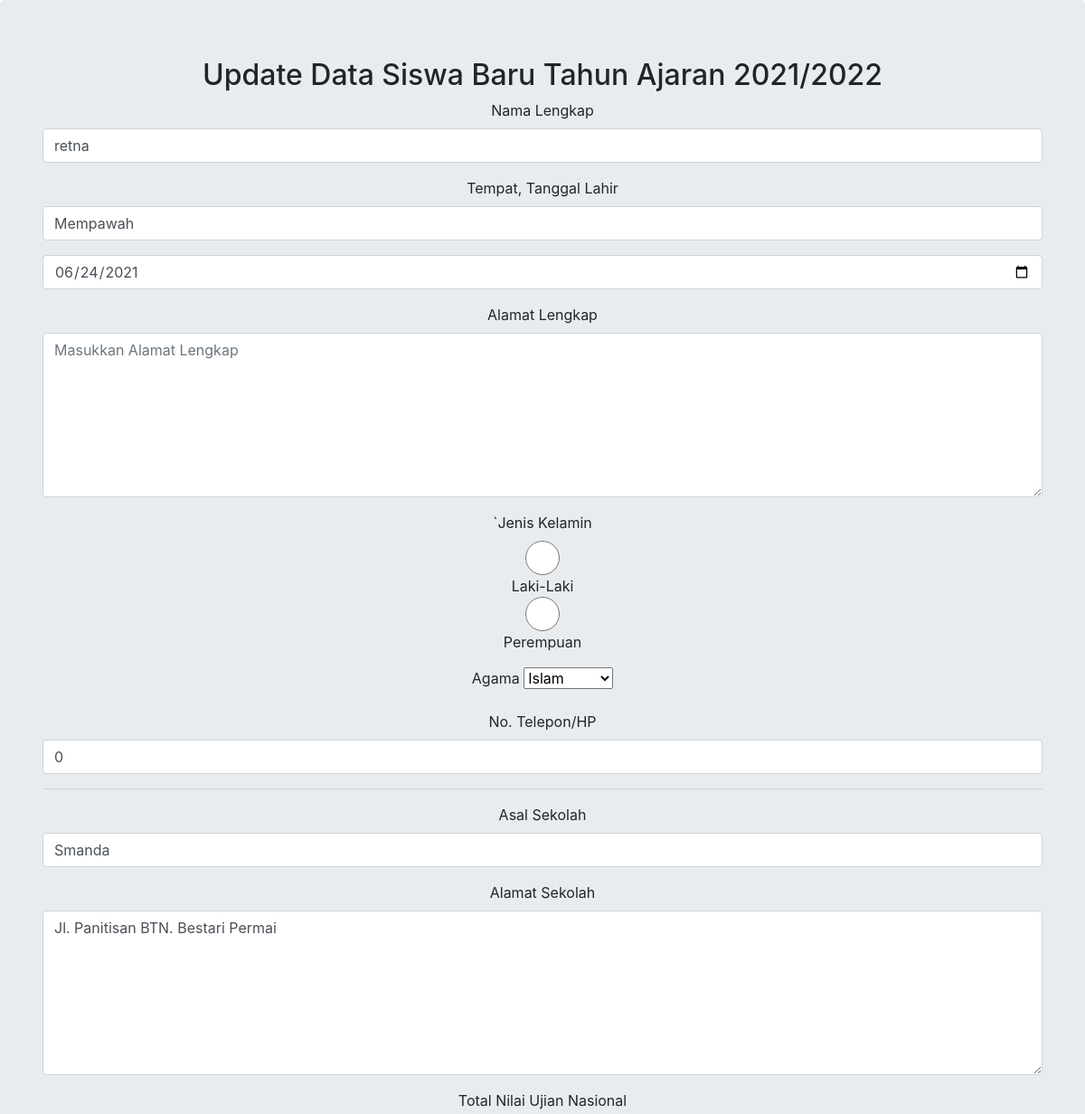
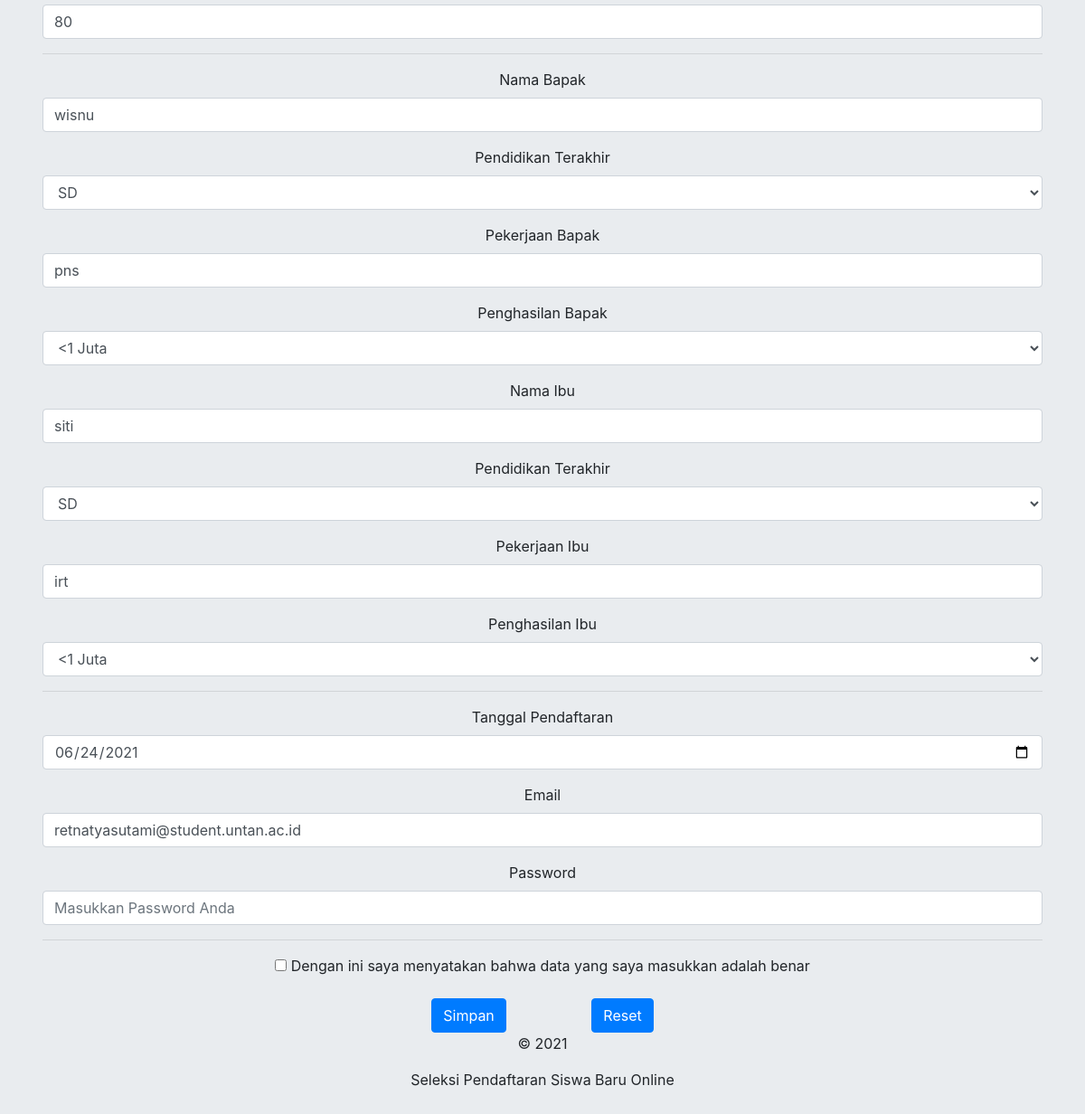
Page /edit2.php?id_daftar=27 on the committed database (2 pictures, top to bottom).
### tables this page shows
CREATE TABLE `tb_siswa` (
  `id_daftar` int(10) NOT NULL,
  `nama` varchar(100) NOT NULL,
  `tempat_lahir` varchar(100) NOT NULL,
  `tanggal_lahir` varchar(100) NOT NULL,
  `alamat` varchar(100) NOT NULL,
  `jk` enum('Laki-Laki','Perempuan') NOT NULL,
  `agama` varchar(15) NOT NULL,
  `telepon` int(15) NOT NULL,
  `sekolah_asal` varchar(100) NOT NULL,
  `alamat_sekolah` varchar(100) NOT NULL,
  `total_un` varchar(5) NOT NULL,
  `nama_bpk` varchar(100) NOT NULL,
  `pendidikan_bpk` varchar(100) NOT NULL,
  `pekerjaan_bpk` varchar(100) NOT NULL,
  `penghasilan_bpk` varchar(100) NOT NULL,
  `nama_ibu` varchar(100) NOT NULL,
  `pendidikan_ibu` varchar(100) NOT NULL,
  `pekerjaan_ibu` varchar(100) NOT NULL,
  `penghasilan_ibu` varchar(100) NOT NULL,
  `email` varchar(100) NOT NULL,
  `password` varchar(100) NOT NULL,
  `tanggal_daftar` varchar(100) NOT NULL
);

### edit2.php (the view, shortened to what this page needs)
<?php
include 'koneksi.php';
$id = $_GET['id_daftar'];
$edit_data = mysqli_query($connect, "SELECT * FROM tb_siswa WHERE id_daftar = $id");
while ($edit = mysqli_fetch_assoc($edit_data)) {
?>
    <!DOCTYPE html>
    <html>
    <head>
        <link rel="stylesheet" href="https://maxcdn.bootstrapcdn.com/bootstrap/4.3.1/css/bootstrap.min.css">
    </head>
    <body>
        <div class="jumbotron text-center">
            <div class="container">
                <h2>Update Data Siswa Baru Tahun Ajaran 2021/2022</h2>
                <form action="update2.php" method="post">
                    <div class="form-group">
                        <label>Nama Lengkap</label>
                        <input type="text" name="nama" class="form-control" value="<?= $edit["nama"]; ?>">
                    </div>
                    <div class="form-group">
                        <label>Tempat, Tanggal Lahir</label>
                        <input type="text" name="tempat_lahir" class="form-control" placeholder="Tempat Lahir" required value="<?= $edit["tempat_lahir"]; ?>">
                    </div>
                    <div class="form-group">
                        <input type="date" name="tanggal_lahir" class="form-control" placeholder="Tanggal Lahir" required value="<?= $edit["tanggal_lahir"]; ?>">
                    </div>
                    <div class="form-group">
                        <label>Alamat Lengkap</label>
                        <textarea name="alamat" class="form-control" rows="7" placeholder="Masukkan Alamat Lengkap" required><?= $edit["alamat"]; ?></textarea>
                    </div>
                    <div class="form-group">
                        <label>`Jenis Kelamin</label>
                        <input type="radio" name="jk" class="form-control" value="Laki-Laki" required>Laki-Laki
                        <input type="radio" name="jk" class="form-control" value="Perempuan" required>Perempuan
                    </div>
                    <div class="form-group">
                        <label>Agama</label>
                        <select name="agama" class="input-control" required>
                            <option value="<?= $edit["agama"]; ?>"><?= $edit["agama"]; ?></option>
                        </select>
                    </div>
                    <div class="form-group">
                        <label>No. Telepon/HP</label>
                        <input type="text" name="telepon" class="form-control" placeholder="Nomor Telepon/HP" required value="<?= $edit["telepon"]; ?>">
                    </div>
                    <hr>
                    <div class="form-group">
                        <label>Asal Sekolah</label>
                        <input type="text" name="sekolah_asal" class="form-control" placeholder="Asal Sekolah" required value="<?= $edit["sekolah_asal"]; ?>">
                    </div>
                    <div class="form-group">
                        <label>Alamat Sekolah</label>
                        <textarea name="alamat_sekolah" class="form-control" rows="7" placeholder="Masukkan Alamat Lengkap Asal Sekolah" required><?= $edit["alamat_sekolah"]; ?></textarea>
                    </div>
                    <div class="form-group">
                        <label>Total Nilai Ujian Nasional</label>
                        <input type="text" name="total_un" class="form-control" placeholder="Total Nilai Ujian Nasional" required value="<?= $edit["total_un"]; ?>">
                    </div>
                    <hr>
                    <div class="form-group">
                        <label>Nama Bapak</label>
                        <input type="text" name="nama_bpk" class="form-control" placeholder="Nama Bapak" required value="<?= $edit["nama_bpk"]; ?>">
                    </div>
                    <div class="form-group">
                        <label>Pendidikan Terakhir</label>
                        <select name="pendidikan_bpk" class="form-control" required>
                            <option name="pendidikan_bpk" value="<?= $edit["pendidikan_bpk"]; ?>"><?= $edit["pendidikan_bpk"]; ?></option>
                        </select>
                    </div>
                    <div class="form-group">
                        <label>Pekerjaan Bapak</label>
                        <input type="text" name="pekerjaan_bpk" class="form-control" placeholder="Pekerjaan Bapak" required value="<?= $edit["pekerjaan_bpk"]; ?>">
                    </div>
                    <div class="form-group">
                        <label>Penghasilan Bapak</label>
                        <select name="penghasilan_bpk" class="form-control" required>
                            <option name="penghasilan_bpk" value="<?= $edit["penghasilan_bpk"]; ?>"><?= $edit["penghasilan_bpk"]; ?></option>
                        </select>
                    </div>
                    <div class="form-group">
                        <label>Nama Ibu</label>
                        <input type="text" name="nama_ibu" class="form-control" placeholder="Nama Ibu" required value="<?= $edit["nama_ibu"]; ?>">
                    </div>
                    <div class="form-group">
                        <label>Pendidikan Terakhir</label>
                        <select name="pendidikan_ibu" class="form-control" required>
                            <option name="pendidikan_ibu" value="<?= $edit["pendidikan_ibu"]; ?>"><?= $edit["pendidikan_ibu"]; ?></option>
                        </select>
                    </div>
                    <div class="form-group">
                        <label>Pekerjaan Ibu</label>
                        <input type="text" name="pekerjaan_ibu" class="form-control" placeholder="Pekerjaan Ibu" required value="<?= $edit["pekerjaan_ibu"]; ?>">
                    </div>
                    <div class="form-group">
                        <label>Penghasilan Ibu</label>
                        <select name="penghasilan_ibu" class="form-control" required>
                            <option name="penghasilan_bpk" value="<?= $edit["penghasilan_ibu"]; ?>"><?= $edit["penghasilan_ibu"]; ?></option>
                        </select>
                    </div>
                    <hr>
                    <div class="form-group">
                        <label>Tanggal Pendaftaran</label>
                        <input type="date" name="tanggal_daftar" class="form-control" placeholder="Tanggal Pendaftaran" required value="<?= $edit["tanggal_daftar"]; ?>">
                    </div>
                    <div class="form-group">
                        <label>Email</label>
                        <input type="email" name="email" class="form-control" placeholder="Masukkan Email Anda" required value="<?= $edit["email"]; ?>">
                    </div>
                    <div class="form-group">
                        <label>Password</label>
                        <input type="password" name="password" class="form-control" placeholder="Masukkan Password Anda" required value="<?= $edit["pw"]; ?>">
                    </div>
                    <hr>
                    <div class="checkbox">
                        <input type="checkbox" required> Dengan ini saya menyatakan bahwa data yang saya masukkan adalah benar
                    </div>
                    <br>
                    <button type="submit" name="submit" class="btn btn-primary">Simpan</button> &nbsp; &nbsp; &nbsp; &nbsp; &nbsp; &nbsp; &nbsp; &nbsp; &nbsp; &nbsp;
                    <button type="reset" name="reset" class="btn btn-primary">Reset</button>
                <?php } ?>
                </form>
            </div>
            <footer class="container-fluid">
                <p class="text-center">&copy 2021<a href="#"> </a></p>
                <p class="text-center kecil">Seleksi Pendaftaran Siswa Baru Online </p>
            </footer>
    </body>
    </html>

### rows in the picture
tb_siswa: nama "retna", tempat_lahir "Mempawah", tanggal_lahir "06/24/2021", agama "Islam", telepon "0", sekolah_asal "Smanda", alamat_sekolah "Jl. Panitisan BTN. Bestari Permai", total_un "80", nama_bpk "wisnu", pendidikan_bpk "SD", pekerjaan_bpk "pns", penghasilan_bpk "<1 Juta", nama_ibu "siti", pendidikan_ibu "SD", pekerjaan_ibu "irt", penghasilan_ibu "<1 Juta", tanggal_daftar "06/24/2021", email "retnatyasutami@student.untan.ac.id"
